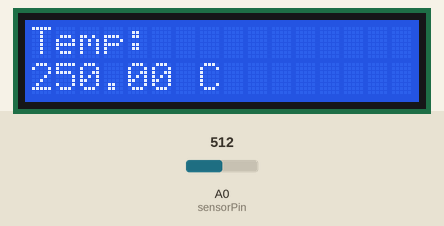
Recording of a sketch running on a simulated Arduino Uno, built with avr-gcc and run on an emulated ATmega328P. On the bench: 16×2 character LCD. The test bench sets the inputs (shaded band); at power-on: A0 (sensorPin) = 512.

Above: at 1.2 s.
1.3 s: A0 (sensorPin) set to 220
At 2.3 s:
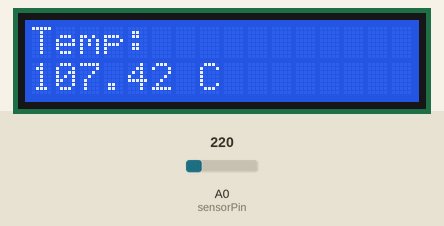
3.5 s: A0 (sensorPin) set to 186
At 5.2 s:
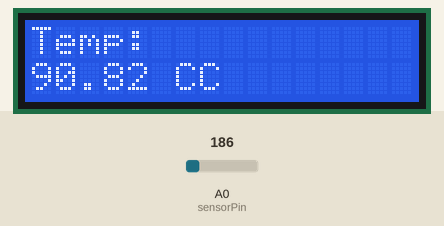
5.5 s: A0 (sensorPin) set to 23
At 6.8 s:
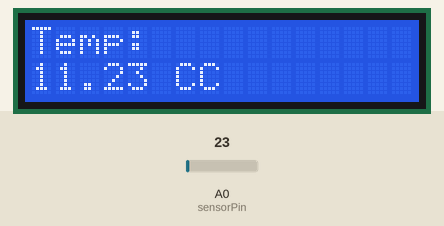
7.5 s: A0 (sensorPin) set to 18
At 8.5 s:
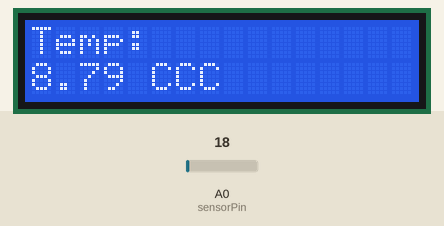
Timing chart, 0 to 10.5 s (numbered marks = the images above; inputs shaded):
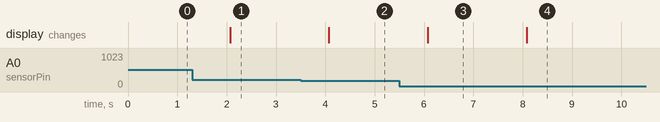

Measured:
- the behaviour switches between 205 and 204 on A0 (sensorPin) (found by bisection; images 1 and 2)
- the behaviour switches between 21 and 20 on A0 (sensorPin) (found by bisection; images 3 and 4)
- after the input at 1.3 s, the display: changes after 0.77 s (image 1)
- after the input at 3.5 s, the display: changes after 0.57 s (image 2)
- after the input at 5.5 s, the display: changes after 0.58 s (image 3)
- after the input at 7.5 s, the display: changes after 0.58 s (image 4)

The sketch:

LM35_interfacing.ino
```cpp
#include <LiquidCrystal.h>

LiquidCrystal lcd(7, 8, 9, 10, 11, 12); // Adjust pins

int sensorPin = A0;  //Sensor output at A0 of Arduino
float tempC;
float power=5000;// power source in mV
float bits=1024; // for ADC
float adcfac;

void setup() {
  lcd.begin(16, 2);
  lcd.print("Temp: ");
}

void loop() {
  int value = analogRead(sensorPin); // temperature reading
  adcfac= power/bits;
  tempC = (value *adcfac) / 10; //10mV=1C

  lcd.setCursor(0, 1);
  lcd.print(tempC);
  lcd.print(" C");
  delay(1000);
}
```
